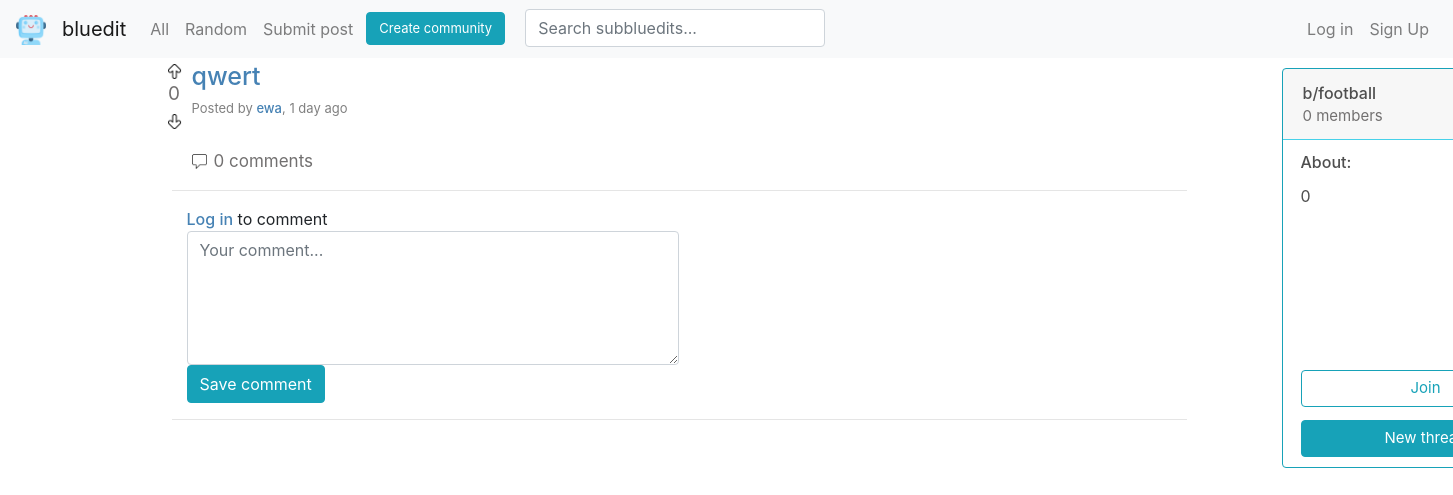
/post/29, run on an earlier commit of the app's database.
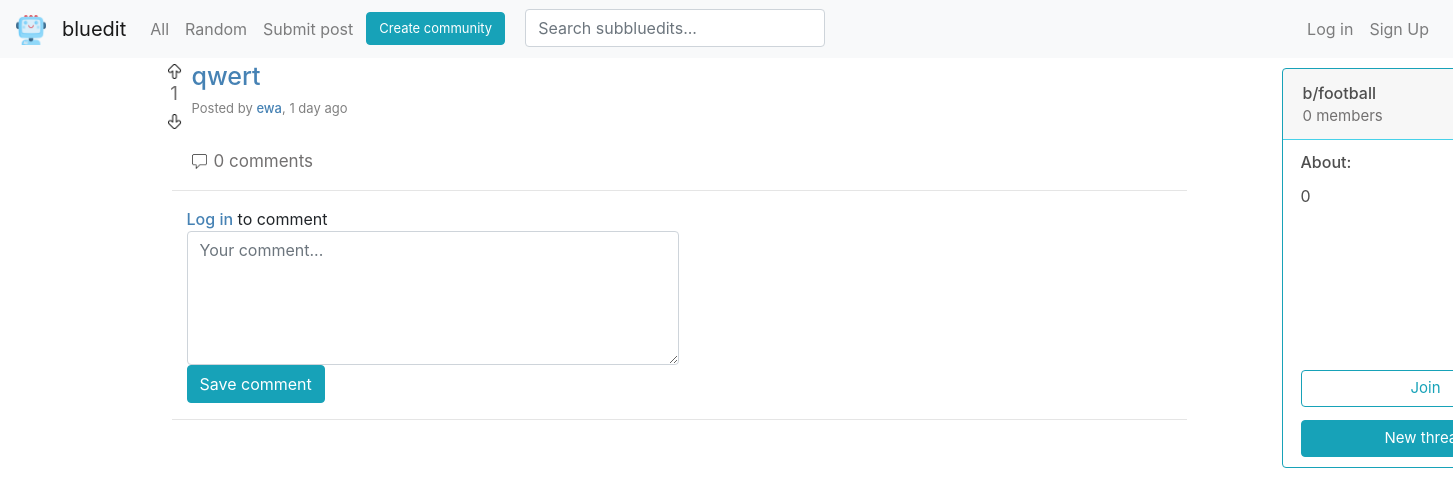
And on a later commit of the database.
### bluedit/models.py (models this page shows, shortened)
class Post(models.Model):
    title = models.CharField(max_length=64)
    description = models.CharField(max_length=512, null=True)
    image = models.URLField(null=True)
    date = models.DateTimeField(auto_now_add=True)
    user = models.ForeignKey(User, on_delete=models.CASCADE, related_name='posts')
    subbluedit = models.ForeignKey(Subbluedit, on_delete=models.CASCADE, related_name='posts')
    vote_count = models.IntegerField(default=0)
    class Meta:
        ordering = ['-date']

class User(AbstractUser):
    pass

class Subbluedit(models.Model):
    name = models.CharField(max_length=20, unique=True)
    description = models.CharField(max_length=128)
    user = models.ForeignKey(User, on_delete=models.CASCADE)
    members = models.ManyToManyField(User, default=None, related_name='subs')
    member_count = models.IntegerField(default=0)
    date = models.DateTimeField(auto_now_add=True)

### bluedit/views.py (the view, shortened to what this page needs)
# urls.py: path('post/<str:post_id>', views.post, name='post'),
def post(request, post_id):
    commentf = CommentForm()
    comments = Comment.objects.filter(post=post_id, tree_level=0)
    try:
        post = Post.objects.get(pk=post_id)
    except Post.DoesNotExist:
        message = "Sorry, this page doesn't exist"
        return render(request, 'bluedit/post3.html', {
            'message': message
        }
        )
    user_id = request.user.id
    if post.image != None:
        post_type = 'image'
    else:
        post_type = 'text'
    votelist = []
    comments = comment_list(comments)
    list_of_two = time_passed(comments)
    datelist = list_of_two[0]
    timeunit = list_of_two[1]
    zipped = zip(comments, votelist, datelist, timeunit)
    list_of_two = time_passed(post)
    date_post = list_of_two[0][0]
    timeunit_post = list_of_two[1][0]
    if request.user.is_authenticated:
        user = User.objects.get(pk=user_id)
        if user.votes.filter(post=post).exists():
            vote_type_post = user.votes.get(post=post).vote_type
        else:
            vote_type_post = False
    else:
            vote_type_post = False
    comment_count = Comment.objects.filter(post=post).count()
    page = 'post'
    sub = Subbluedit.objects.get(pk=post.subbluedit.id)
    type = join_or_leave(request, sub.name)
    member_count = post.subbluedit.members.all().count()
    return render(request, 'bluedit/post4.html', {
            'post': post,
            'post_type': post_type,
            'commentf': commentf,
            'comments': comments,
            'votelist': votelist,
            'zipped': zipped,
            'vote_type_post': vote_type_post,
            'date_post': date_post,
            'timeunit_post': timeunit_post,
            'comment_count': comment_count,
            'page': page,
            'type': type,
            'member_count': member_count,
            'sub': sub
        })

### bluedit/templates/bluedit/post4.html (shortened to what this page needs)
{% extends 'bluedit/layout.html' %}
{% load crispy_forms_tags %}
{% load widget_tweaks %}
{% load static %}
{% block body %}
{% if post %}
<div class="row flex-nowrap">
    <div class="col-11">
        <div class="row flex-nowrap">
            {% if user.is_authenticated %}
            {% if vote_type_post == 'up' %}
            <div class="vote" hx-target="this" hx-swap="outerHTML">
                <div class="vote-top-post" hx-headers='{"X-CSRFToken": "{{ csrf_token }}"}'>
                <a href="#" hx-put="{% url 'vote' 'post' post.id 'up' %}"><img src="{% static 'images/arrow-up-full.png' %}" width="15" height="15" alt=""></a>
                </div>
                <div id="vote_count" class="vote-count">
                    {{ post.vote_count }}
                </div>
                <div class="vote-bottom-post" hx-headers='{"X-CSRFToken": "{{ csrf_token }}"}'>
                <a href="#" hx-put="{% url 'vote' 'post' post.id 'down' %}"><img src="{% static 'images/arrow-down.png' %}" width="15" height="15" alt=""></a>
                </div>
            </div>
            {% elif vote_type_post == 'down' %}
            <div class="vote" hx-target="this" hx-swap="outerHTML">
                <div class="vote-top-post" hx-headers='{"X-CSRFToken": "{{ csrf_token }}"}'>
                <a href="#" hx-put="{% url 'vote' 'post' post.id 'up' %}"><img src="{% static 'images/arrow-up.png' %}" width="15" height="15" alt=""></a>
                </div>
                <div id="vote_count" class="vote-count">
                    {{ post.vote_count }}
                </div>
                <div class="vote-bottom-post" hx-headers='{"X-CSRFToken": "{{ csrf_token }}"}'>
                <a href="#" hx-put="{% url 'vote' 'post' post.id 'down' %}"><img src="{% static 'images/arrow-down-full.png' %}" width="15" height="15" alt=""></a>
                </div>
            </div>
            {% else %}
            <div class="vote" hx-target="this" hx-swap="outerHTML">
                <div class="vote-top-post" hx-headers='{"X-CSRFToken": "{{ csrf_token }}"}'>
                <a href="#" hx-put="{% url 'vote' 'post' post.id 'up' %}"><img src="{% static 'images/arrow-up.png' %}" width="15" height="15" alt=""></a>
                </div>
                <div id="vote_count" class="vote-count">
                    {{ post.vote_count }}
                </div>
                <div class="vote-bottom-post" hx-headers='{"X-CSRFToken": "{{ csrf_token }}"}'>
                <a href="#" hx-put="{% url 'vote' 'post' post.id 'down' %}"><img src="{% static 'images/arrow-down.png' %}" width="15" height="15" alt=""></a>
                </div>
            </div>
            {% endif %}
            {% else %}
            <div>
                <div class="vote-top-post">
                    <a href="{% url 'login' %}"><img src="{% static 'images/arrow-up.png' %}" width="15" height="15" alt=""></a>
                </div>
                <div id="vote_count" class="vote-count">
                    {{ post.vote_count }}
                </div>
                <div class="vote-bottom-post">
                    <a href="{% url 'login' %}"><img src="{% static 'images/arrow-down.png' %}" width="15" height="15" alt=""></a>
                </div>
            </div>
            {% endif %}
            <div class="col-11" style="padding-left: 5px; overflow-wrap: break-word;">
                <div class="title">{{post.title}}</div>
                <span style="font-size: 13px; color: grey;">Posted by <a href="{% url 'user' post.user.username %}" id='name'>{{post.user.username}}</a>,
                    {% if timeunit_post == 'second' %}
                     less than a minute ago
                    {% else %}
                    {{date_post}} {{timeunit_post}}{% if date_post != 1 %}s{% endif %} ago
                    {% endif %}
                {% if post_type == 'image' %}
                <div style="margin-top: 5px;">
                {% elif post_type == 'text' %}
                    <div id='post-description' class="list-group-item">
                            <li class='comment-text'>{{post.description}}</li>
                {% endif %}
                </div>
                <div class="comment-option-post" style="margin-top: 5px;"><img style='margin-right: 7px;' src="{% static 'images/comment.png' %}" width="15" height="15" alt="">{{comment_count}} comments</div>
            </div>
    </div>
        <hr>
        {% if user.is_authenticated %}
        <div class="col" hx-target="#comment" hx-swap="outerHTML">
                Comment as <a href="{% url 'user' user.username %}" id='name'>{{user.username}}</a>
            <form hx-headers='{"X-CSRFToken": "{{ csrf_token }}"}' hx-post="{% url 'comment' post.id %}">
                {{ commentf.text }}
                    <button style='margin-top: 10px;' class="btn btn-outline-info">Save comment</button>
            </form>
        </div>
        {% else %}
        <div class="col">
            <a href="{% url 'login' %}" id='name'>Log in</a> to comment
        <form>
            {{ commentf.text }}
        </form>
        <a href="{% url 'login' %}" id='name'><button class="btn btn-info">Save comment</button></a>
        </div>
        {% endif %}
        <hr>
        <br>
        {% else %}
        <h2>{{message}}</h2>
        {% endif %}
    </div>
    <div class="col-1">
        {% include 'bluedit/blocks/card-block-join.html' %}
    </div>
</div>
</div>
{% endblock %}

### bluedit/templates/bluedit/layout.html (shortened to what this page needs)
{% load static %}
<!DOCTYPE html>
<html lang="eng">
    <head>
        <link rel="stylesheet" href="https://cdn.jsdelivr.net/npm/bootstrap@4.0.0/dist/css/bootstrap.min.css">
        <link rel="stylesheet" href="https://cdn.jsdelivr.net/npm/bootstrap@4.3.1/dist/css/bootstrap.min.css">
        <link href="{% static 'bluedit/styles.css' %}" rel="stylesheet">
    </head>
    <body>
    <nav class="navbar navbar-expand-lg navbar-light bg-light">
        <div class="collapse navbar-collapse">
            <div class="navbar-header">
                <a class="navbar-brand" href="{% url 'index' %}"><img class='ai' src="{% static 'images/ai.png' %}" width="30" height="30" alt=""></a>
            </div>
            <div class="navbar-header">
                <a class="navbar-brand" href="{% url 'index' %}">bluedit</a>
            </div>
            <ul class="navbar-nav mr-auto">
                <li class="nav-item">
                  <a class="nav-link" href="#">All</a>
                </li>
                <li class="nav-item">
                    <a class="nav-link" href="#">Random</a>
                </li>
                <li class="nav-item">
                    <a class="nav-link" href="{% url 'submit' %}">Submit post</a>
                  </li>
                  <li class="nav-item">
                    <a href="{% url 'subcreate' %}"><button id='create' class="btn btn-info">Create community</button></a>
                  </li>
                <li class="nav-item">
                    <div class="search-bar" id="search-bar">
                        <form hx-headers='{"X-CSRFToken": "{{ csrf_token }}"}'>
                            <input class="form-control" type="search"
                            name="search" placeholder="Search subbluedits..." autocomplete="off"
                            hx-post="{% url 'search' %}"
                            hx-trigger="keyup changed delay:250ms, search"
                            hx-target="#search-results"
                            hx-indicator=".htmx-indicator"
                            hx-swap="outerHTML">
                        </form>
                    </div>
                </li>
            </ul>
        </div>
        <ul class="navbar-nav mr-auto justify-content-end">
            {% if user.is_authenticated %}
                <li class="nav-item">
                    <div class="dropdown">
                        <button id='name' style="font-weight: 400; margin-top: 2px;" class="btn btn-light dropdown-toggle" type="button" id="dropdownMenuButton" data-toggle="dropdown" aria-haspopup="true" aria-expanded="false">
                          My bluedit
                        </button>
                        <div class="dropdown-menu" aria-labelledby="dropdownMenuButton">
                            {% for sub in sub_list %}
                          <a class="dropdown-item" href="{% url 'subbluedit' sub %}">{{sub}}</a>
                            {% endfor %}
                        </div>
                      </div>
                </li>
            <li class="nav-item">
                <a class="nav-link" id='name' href="{% url 'user' user.username %}">{{user.username}}</a>
            </li>
            <li class="nav-item">
                <a class="nav-link" href="{% url 'logout' %}">Log out</a>
            </li>
            {% else %}
            <li class="nav-item">
                <a class="nav-link" href="{% url 'login' %}?next={{ request.get_full_path|urlencode }}">Log in</a>
            </li>
            <li class="nav-item">
                <a class="nav-link" href="{% url 'register' %}">Sign Up</a>
            </li>
            {% endif %}
        </ul>
    </nav>
        <div class="container">
    {% block body %}
    {% endblock %}
    </body>
</html>

### bluedit/templates/bluedit/blocks/card-block-join.html
<div class="col-1">
    <div id='card' class="card border-info" style="max-width: 18rem; margin-left: 50px;">
                    {% include 'bluedit/join.html' %}
                {% if user.is_authenticated %}
                <a href="{% url 'submit' sub.name %}"><button style='bottom: 10px;' id='join_leave' class="btn btn-info">New thread </button></a>
            {% else %}
                <a href="{% url 'login' %}"><button style='bottom: 10px;' id='join_leave' class="btn btn-info">New thread</button></a>
            {% endif %}
    </div>
</div>

### bluedit/templates/bluedit/join.html
<div id='join_leave_target'>
  <div class="card-header" style="border-color: rgb(71, 209, 233);">
    <div style="font-weight: 500; color: rgb(78, 78, 78);"><a class='sub-link' style="margin-left: 0px;" href='{% url "subbluedit" sub.name %}'>b/{{sub.name}}</a></div>
    <div style="font-size: 15px; color:rgb(114, 112, 112);">{{member_count}} {% if member_count == 1 %} member {% else %} members {% endif %}</div>
  </div>
  <div class='card-text' style="font-weight: 500; ">About:</div>
  <div class='card-text' style="font-weight: 400; margin-right: 18px; justify-content: center;"> {{sub.description}}</div>
  {% if user.is_authenticated %}
    <div class="join" hx-target="#join_leave_target" hx-swap="outerHTML">
      <div hx-headers='{"X-CSRFToken": "{{ csrf_token }}"}'>
      {% if type == 'join' %}
          <a href="#" hx-put="{% url 'join' sub.id 'join' %}"><button id='join_leave' class="btn btn-outline-info">Join</button></a>
      {% elif type == 'leave' %}
          <a href="#" hx-put="{% url 'join' sub.id 'leave' %}"><button id='join_leave' class="btn btn-info">Leave</button></a>
      {% endif %}
      </div>
    </div>
  {% else %}
      <a href="{% url 'login' %}"><button id='join_leave' class="btn btn-outline-info">Join</button></a>
  {% endif %}
</div>

What changed in the data, as far as the page shows it:
changed Post "qwert": vote_count "0" → "1"
